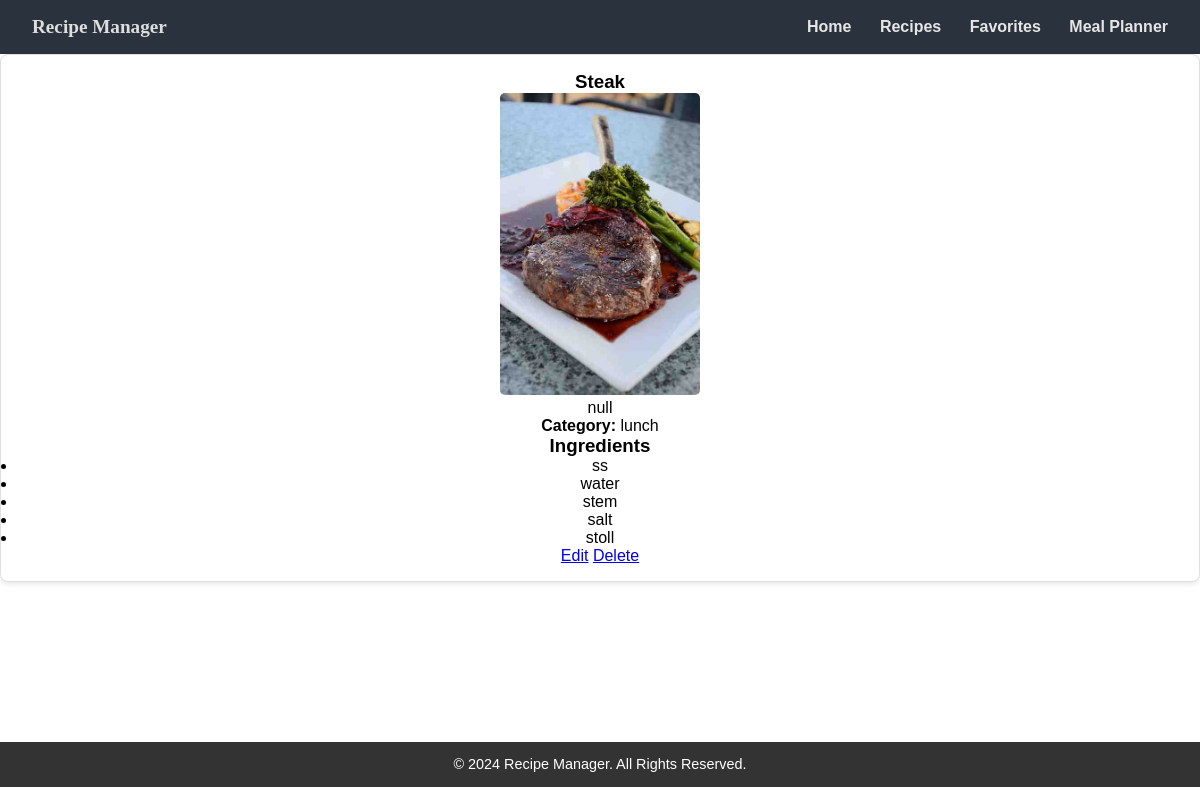
/recipe/view_recipe/14, run on the app's committed database.
### tables this page shows
CREATE TABLE recipes (
    id INTEGER PRIMARY KEY AUTOINCREMENT,
    title TEXT NOT NULL,
    instructions TEXT NOT NULL,
    ingredients TEXT NOT NULL,
    image_url TEXT
, category TEXT);

### recipes/recipe.py (the view)
@recipe_bp.route('/view_recipe/<int:id>', methods =('POST', 'GET'))
def view_recipe(id):
    conn = get_db_connection()
    recipe = conn.execute('SELECT * FROM recipes WHERE id = ?', (id,)).fetchone()
    conn.close()
    return render_template('view_recipe.html', recipe=recipe)

### database.py (called while the page is built)
def get_db_connection():
    conn = sqlite3.connect('recipes.db')
    conn.row_factory = sqlite3.Row
    return conn

### templates/view_recipe.html (shortened to what this page needs)
{% extends "Layout.html" %}
{% block content %}
    <section class="Recipe">
            <div class="recipe-card">
                <h3>{{ recipe.title }}</h3>
                <img src="{{ url_for('static', filename='uploads/' + recipe.image_url) }}" alt="{{ recipe.title }}" width="200">
                <p>{{ recipe.instructions }}</p>
                <p><strong>Category:</strong> {{ recipe.category }}</p>
                <h3>Ingredients</h3>
                <ul>
                    {% for ingredient in recipe.ingredients.split(',') %}
                        <li>{{ ingredient.strip() }}</li>
                    {% endfor %}
                </ul>
                <a href="{{ url_for('recipe.edit_recipe', id=recipe.id)}}">Edit</a>
                <a href="{{ url_for('recipe.delete_recipe', id=recipe.id)}}">Delete</a>
            </div>
    </section>
{% endblock %}

### static/css/styles.css (style rules this page uses)
* { box-sizing: border-box; margin: 0; padding: 0; font-family: Arial, sans-serif; }
html, body { height: 100%; overflow-x: hidden; }
body { display: flex; flex-direction: column; background-color: white; color: #000000; }
.Recipe { display: flex; flex-wrap: wrap; justify-content: center; margin: 0, -5px; }
.recipe-card { background-color: #ffffff; border: 1px solid #e0e0e0; border-radius: 8px; padding: 1em; text-align: center; box-shadow: 0 2px 5px rgba(0, 0, 0, 0.1); transition: transform 0.2s ease; width: 100%; }
.recipe-card img { border-radius: 5px; max-width: 100%; height: auto; }

### data on the page
recipes: title "Steak", image_url (picture), instructions "null", category "lunch"

### other printed values
{{ ingredient.strip() }} "ss" "water" "stem" "salt" "stoll"
